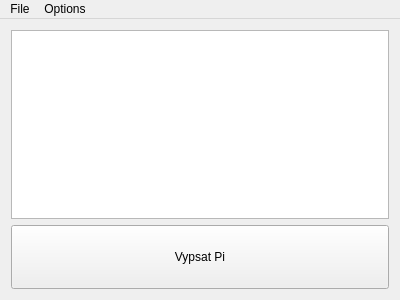
<?xml version="1.0" encoding="UTF-8"?>
<ui version="4.0">
 <class>MainWindow</class>
 <widget class="QMainWindow" name="MainWindow">
  <property name="geometry">
   <rect>
    <x>0</x>
    <y>0</y>
    <width>400</width>
    <height>300</height>
   </rect>
  </property>
  <property name="windowTitle">
   <string>MainWindow</string>
  </property>
  <widget class="QWidget" name="centralWidget">
   <layout class="QVBoxLayout" name="verticalLayout">
    <item>
     <widget class="QTextEdit" name="Output"/>
    </item>
    <item>
     <widget class="QPushButton" name="pushButton">
      <property name="minimumSize">
       <size>
        <width>0</width>
        <height>64</height>
       </size>
      </property>
      <property name="text">
       <string>Vypsat Pi</string>
      </property>
     </widget>
    </item>
   </layout>
  </widget>
  <widget class="QMenuBar" name="menuBar">
   <property name="geometry">
    <rect>
     <x>0</x>
     <y>0</y>
     <width>400</width>
     <height>22</height>
    </rect>
   </property>
   <widget class="QMenu" name="menuFile">
    <property name="title">
     <string>File</string>
    </property>
    <addaction name="actionQuit"/>
   </widget>
   <widget class="QMenu" name="menuOptions">
    <property name="title">
     <string>Options</string>
    </property>
    <addaction name="actionStart_timer"/>
   </widget>
   <addaction name="menuFile"/>
   <addaction name="menuOptions"/>
  </widget>
  <action name="actionQuit">
   <property name="text">
    <string>Quit</string>
   </property>
  </action>
  <action name="actionStart_timer">
   <property name="checkable">
    <bool>true</bool>
   </property>
   <property name="enabled">
    <bool>true</bool>
   </property>
   <property name="text">
    <string>Start timer</string>
   </property>
  </action>
 </widget>
 <layoutdefault spacing="6" margin="11"/>
 <resources/>
 <connections>
  <connection>
   <sender>actionQuit</sender>
   <signal>triggered()</signal>
   <receiver>MainWindow</receiver>
   <slot>close()</slot>
   <hints>
    <hint type="sourcelabel">
     <x>-1</x>
     <y>-1</y>
    </hint>
    <hint type="destinationlabel">
     <x>199</x>
     <y>149</y>
    </hint>
   </hints>
  </connection>
 </connections>
</ui>
